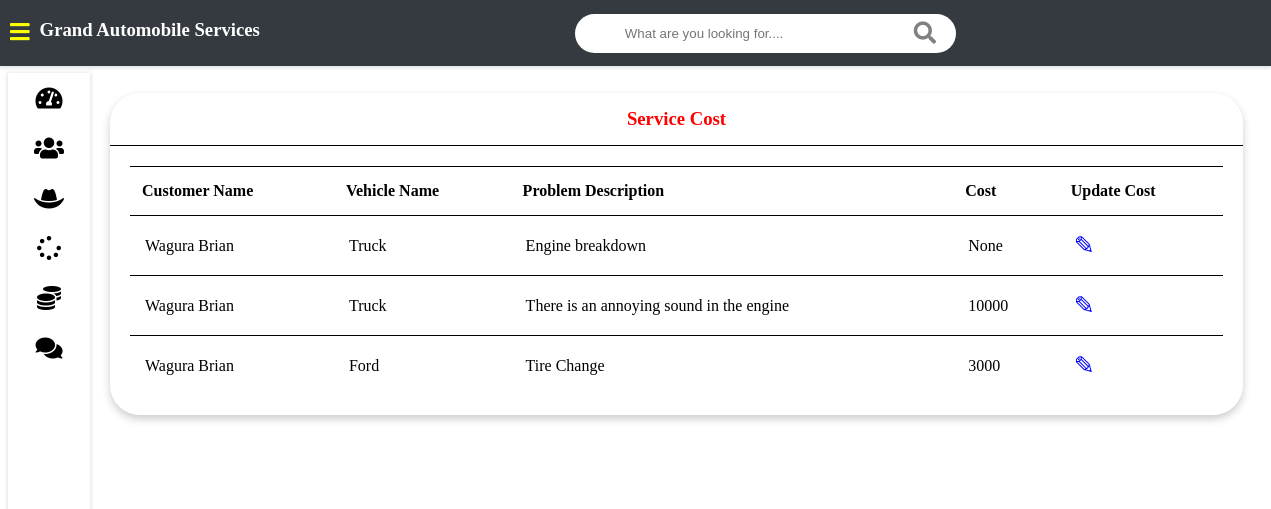
The app's page /admin-view-service-cost (signed in) with its own data.
### vehicle/models.py (models this page shows, shortened)
class Customer(models.Model):
    user        = models.OneToOneField(User, on_delete=models.CASCADE)
    profile_pic = models.ImageField(upload_to  = 'profile_pic/CustomerProfilePic', null=True, blank=True)
    address     = models.CharField(max_length=40)
    mobile      = models.CharField(max_length=20, null=False)
    @property
    def get_name(self):
        return self.user.first_name + " " + self.user.last_name
    def __str__(self):
        return self.user.first_name

class Request(models.Model):
    cat         = (('two wheeler with gear','two wheeler with gear'),('two wheeler without gear','two wheeler without gear'),('three wheeler','three wheeler'),('four wheeler','four wheeler'))
    category    = models.CharField(max_length=50, choices=cat)
    vehicle_no      = models.PositiveIntegerField(null=False)
    vehicle_name    = models.CharField(max_length=40, null=False)
    vehicle_model   = models.CharField(max_length=40, null=False)
    vehicle_brand   = models.CharField(max_length=40, null=False)
    problem_description     = models.CharField(max_length=500, null=False)
    date                    = models.DateField(auto_now=True)
    cost                    = models.PositiveIntegerField(null=True)
    customer        = models.ForeignKey('Customer', on_delete=models.CASCADE, null=True)
    mechanic        = models.ForeignKey('Mechanic', on_delete=models.CASCADE, null=True)
    stat       = (('Pending','Pending'),('Approved','Approved'),('Repairing','Repairing'),('Repairing Done','Repairing Done'),('Released','Released'))
    status     = models.CharField(max_length=50, choices=stat, default='Pending', null=True)

### vehicle/views.py (the view)
# urls.py: path('admin-view-service-cost', views.admin_view_service_cost_view, name='admin-view-service-cost'),
@login_required(login_url='adminlogin')
def admin_view_service_cost_view(request):
    enquiry         = models.Request.objects.all().order_by('-id')
    customers       = []
    for enq in enquiry:
        customer    = models.Customer.objects.get(id=enq.customer_id)
        customers.append(customer)
    print(customers)
    return render(request, 'vehicle/admin/admin_view_service_cost.html', {'data':zip(customers,enquiry)})

### templates/vehicle/admin/admin_view_service_cost.html
{% extends 'vehicle/admin/adminbase.html' %}
{% block content %}
<div class="wrapper">
    <div class="row">
        <div class="col-12 col-m-12 col-sm-12">
            <div class="card">
                <div class="card-header">
                    <h3 style="color:red; text-align:center" >Service Cost</h3>
                </div>
                <div class="card-content">
                    <table>
                        <thead>
                            <tr>
                                <th>Customer Name</th>
                                <th>Vehicle Name</th>
                                <th>Problem Description</th>
                                <th>Cost</th>
                                <th>Update Cost</th>
                            </tr>
                        </thead>
                        <tbody>
                            {% for c,r in data %}
                            <tr>
                                <td>{{c.get_name}}</td>
                                <td>{{r.vehicle_name}}</td>
                                <td>{{r.problem_description}}</td>
                                <td>{{r.cost}}</td>
                                <td><a style="color:blue; text-decoration:none;font-size:25px;" href="{% url 'update-cost' r.id  %}">&#9998;</a></td>
                            </tr>
                            {% endfor %}
                        </tbody>
                    </table>
                </div>
            </div>
        </div>
    </div>
<br><br>
</div>
{% endblock content %}

### static/style.css (style rules this page uses)
* { box-sizing: border-box; }
[class*="col-"] { padding: 10px; }
@media only screen and (min-width: 600px) { .col-sm-12 { width: 100%; } }
@media only screen and (min-width: 768px) { .col-m-12 { width: 100%; } }
@media only screen and (min-width: 992px) { .col-12 { width: 100%; } }
.card { color: #343a40!; border-radius: 30px; margin-bottom: 10px; box-shadow: 0 4px 8px 0 rgba(0,0,0,0.2); }
.card-header { padding: 15px 30px; border-bottom: 1px solid ; position: relative; }
.card-header h3 { margin: 0; }
.card-content { padding: 20px; overflow-x: auto; }
table { border-collapse: collapse; width: 100%; }
table td { border-top: 1px solid black; padding: 15px; }
table th { border-top: 1px solid black; border-bottom: 1px solid black; padding: 15px 12px; text-align: left; }
.row { display: flex; flex-wrap: wrap; flex-direction: row; }
.row:after, .row:before { box-sizing: border-box; }
.wrapper { padding: 10px; margin-left: 82px; padding-top: 75px; background: white; transition: margin-left .5s; }

### records on screen
Customer: get_name "Wagura Brian", vehicle_name "Truck", problem_description "Engine breakdown", cost "None", problem_description "There is an annoying sound in the engine", cost "10000", vehicle_name "Ford", problem_description "Tire Change", cost "3000"
